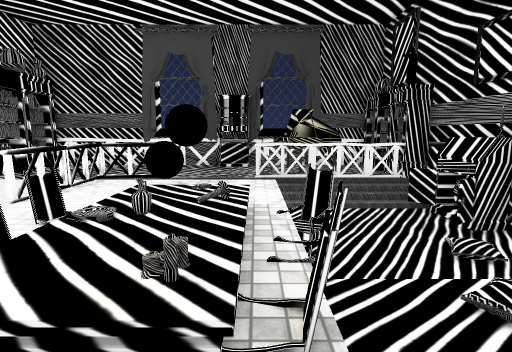
[1] (above)

20 first-person views from a walk through a 3-D level made in the Unity game engine. The camera is 1.4 m above the floor, tilts 8° down and sees 80° across. The floor is counted in squares, 1 m on a side. Each view is taken from the middle of a square. On the plan, view 1 faces up. The plan holds only what a view shows up to about 14 squares ahead; the rest is blank. The place goes on beyond the plan. Some surface patterns are stand-ins.

[2]
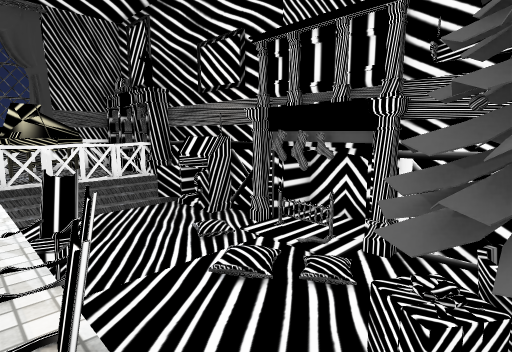

[3]
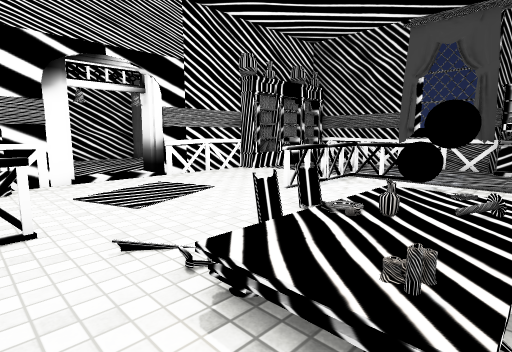

[4]
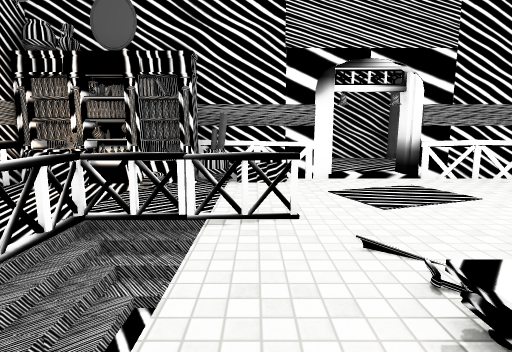

[5]
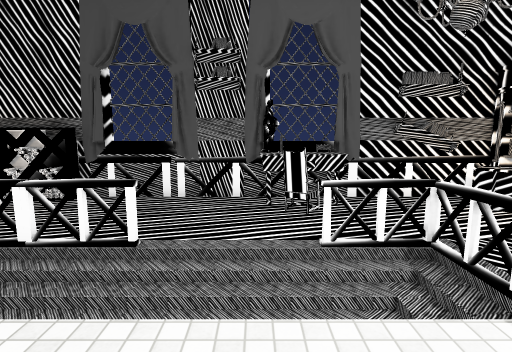

[6]
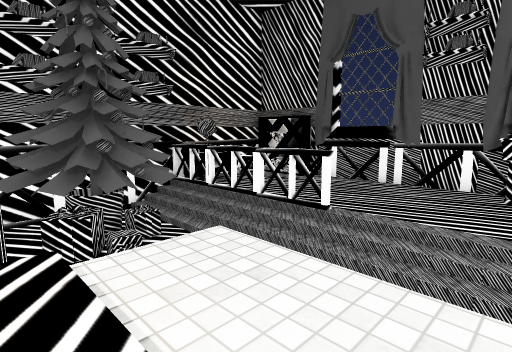

[7]
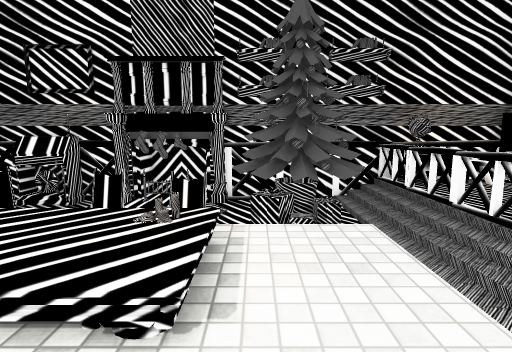

[8]
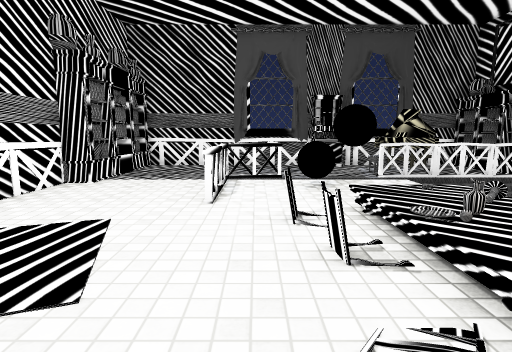

[9]
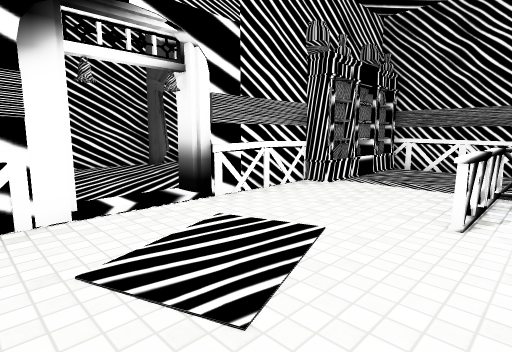

[10]
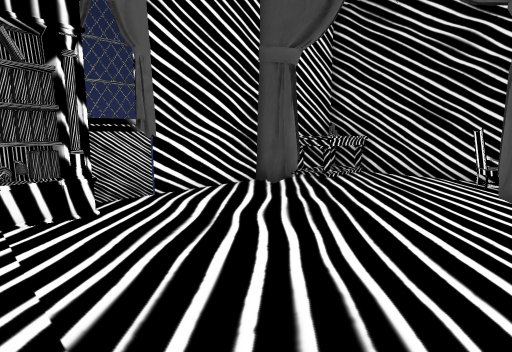

[11]
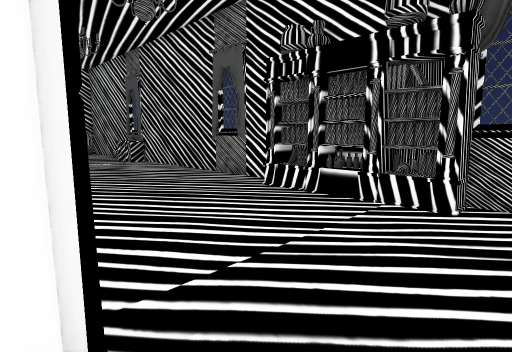

[12]
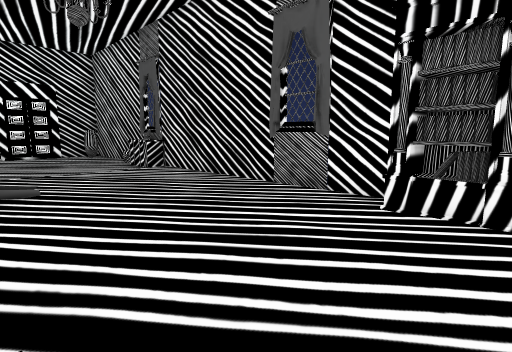

[13]
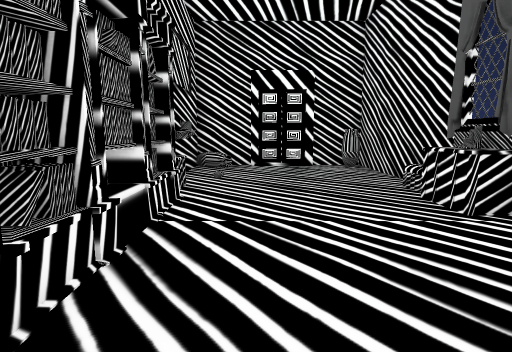

[14]
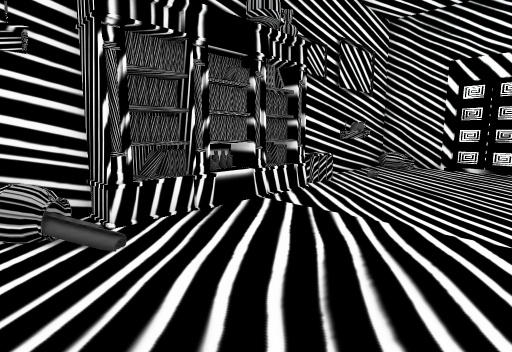

[15]
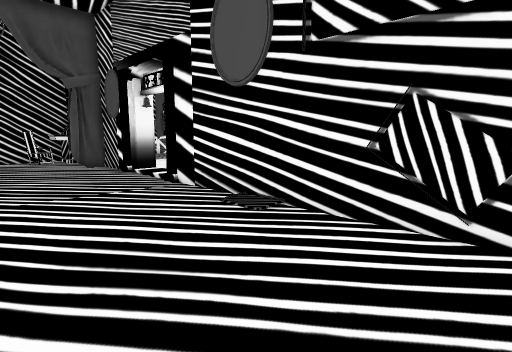

[16]
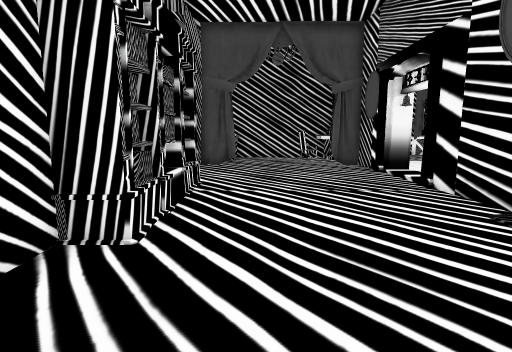

[17]
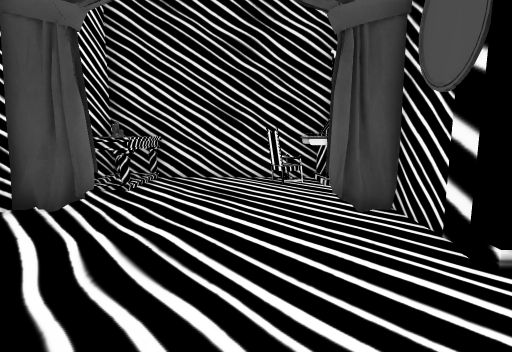

[18]
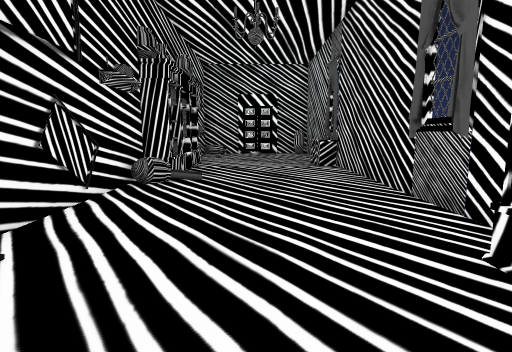

[19]
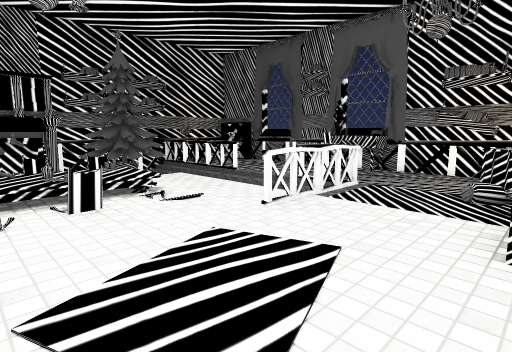

[20]
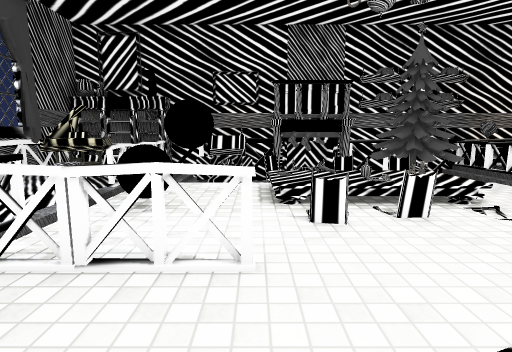

### Floor plan
Key: @ floor where view 1 was taken; # wall or solid block; . main floor; : floor 0.5 m higher than the main floor; - floor 0.5 m lower than the main floor; _ floor 0.75 m lower than the main floor; / step, stairs or slope; = window, fence, low wall or low ledge; ^ raised ledge; B bookshelf; P piano; F fence; C chair; I fireplace; T tree; H chest; A table; K books; S shelf; E vase; O other object.
Columns run from 18 left of view 1 to 7 right of it. Each row starts with its distance up from view 1.
 14          ########O######
 13          B......OOO PP.B
 12 #AA####O B.........PPP.B
 11 #OA..CCOOB........OPP..B
 10 #AA...CO B...FFF..FFFFFF#
  9 #AA.....#B...F//////////#
  8 ###....##....F.OO..____O#
  7 ###....##....F..OO.____O#
  6 #.......#....F.....C__O##
  5 #.......#......C::/C__-II#
  4 ##..............::/C_/_III
  3 ##.............C::/C_/_OII
  2 #K......#.......::C___/I#
  1 #O......#H...F.....__TTT#
  0 #O......#H...F....@_TTTT#
 -1 #K......##...F/////__TTT#
 -2 #K......##...F////////T #
 -3 #.......#B...FFF..FFFFFF#
 -4 #.......#B.............OO
 -5 ##......#BO....C.......O#
 -6 ##......#BH...^^#....OOO#
 -7 #......=######OOO########
 -8 #......=#
 -9 #......B#
-10 #......B
-11 #......B
-12 #H.....B
-13 #O.....B
-14 #H.....H
-15 #H.....H#
-16 #.......#
-17 #......S#
-18 #......S#
-19 #E......#
-20 #E.###.E#
-21 #########

Where each view was taken, in squares from view 1:
view 1: 0 up, 0 right, facing up
view 2: 0 up, 0 right, facing up-right
view 3: 0 up, 0 right, facing up-left
view 4: 0 up, 0 right, facing left
view 5: 2 up, 2 left, facing down
view 6: 2 up, 3 left, facing down-right
view 7: 1 up, 4 left, facing right
view 8: 0 up, 4 left, facing up
view 9: 1 up, 4 left, facing up-left
view 10: 1 up, 11 left, facing up-left
view 11: 4 up, 10 left, facing down-left
view 12: 0 up, 11 left, facing down-left
view 13: 7 down, 13 left, facing down
view 14: 7 down, 16 left, facing down-right
view 15: 6 down, 15 left, facing up-right
view 16: 6 down, 15 left, facing up
view 17: 2 up, 13 left, facing up
view 18: 1 up, 14 left, facing down
view 19: 5 up, 9 left, facing down-right
view 20: 6 up, 8 left, facing right
